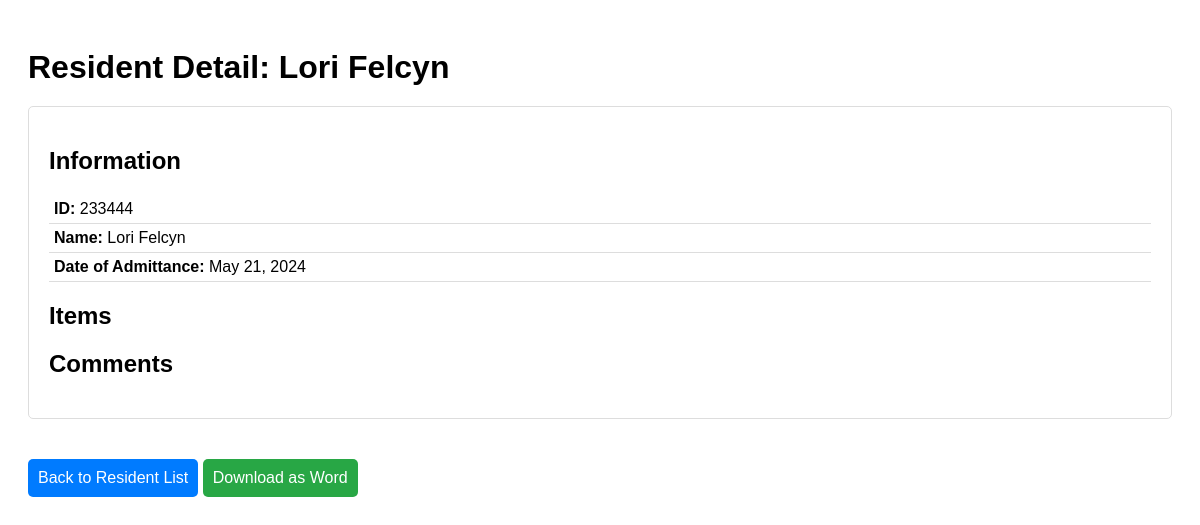
/resident/233444/, run on an earlier commit of the app's database.
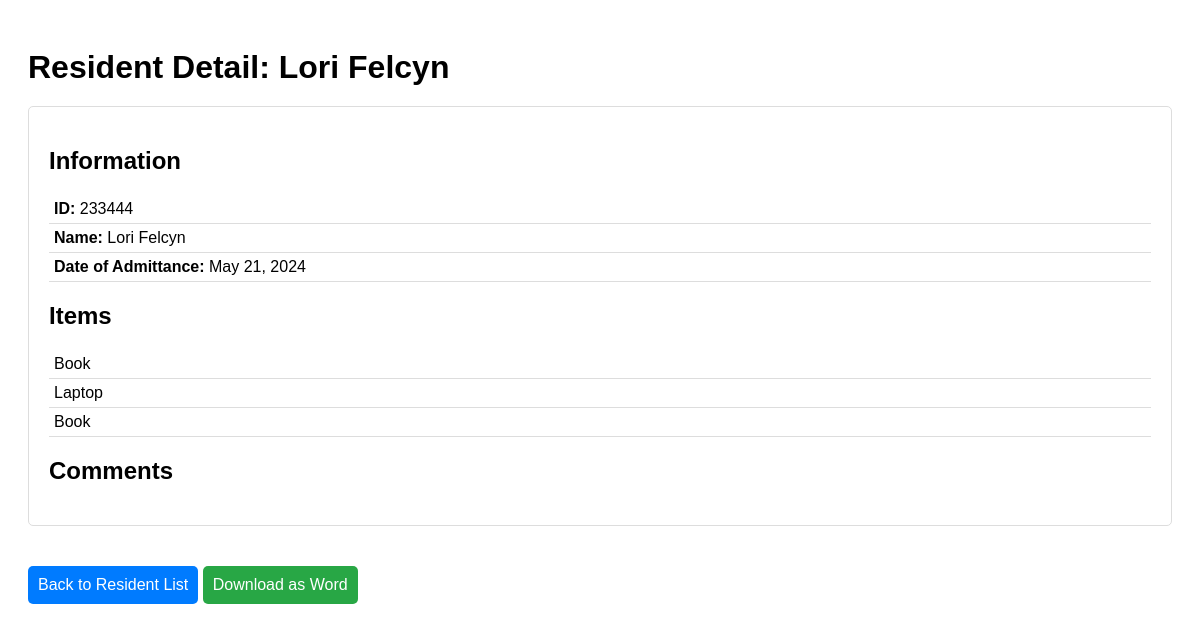
And on a later commit of the database.
### chat/models.py (models this page shows)
class Item(models.Model):
    name = models.CharField(max_length=255)

### chat/views.py (the view)
# urls.py: path('resident/<int:resident_id>/', views.resident_detail, name='resident_detail'),
def resident_detail(request, resident_id):
    resident = get_object_or_404(Resident, pk=resident_id)
    items = resident.items.all()
    comments = resident.comments.all()
    if 'generate_word' in request.GET:
        return generate_resident_word(resident)
    return render(request, 'resident_detail.html', {
        'resident': resident,
        'items': items,
        'comments': comments
    })

### chat/models.py (called while the page is built)
    @property
    def name(self):
        return f"{self.first_name} {self.last_name}"

### templates/resident_detail.html (shortened to what this page needs)
<!DOCTYPE html>
<html lang="en">
  <head>
  </head>
  <body>
    <h1>Resident Detail: {{ resident.name }}</h1>
    <div class="details">
      <h2>Information</h2>
      <ul>
        <li><strong>ID:</strong> {{ resident.id }}</li>
        <li><strong>Name:</strong> {{ resident.name }}</li>
        <li>
          <strong>Date of Admittance:</strong> {{ resident.date_of_admittance }}
        </li>
      </ul>
      <div class="items">
        <h2>Items</h2>
        <ul>
          {% for item in items %}
          <li>{{ item.name }}</li>
          {% endfor %}
        </ul>
      </div>
      <div class="comments">
        <h2>Comments</h2>
      </div>
    </div>
    <a href="{% url 'regency' %}" class="back-link">Back to Resident List</a>
    <a href="?generate_word=true" class="download-link">Download as Word</a>
  </body>
</html>

What changed in the data, as far as the page shows it:
added Item: name "Book"
added Item: name "Laptop"
added Item: name "Book"
